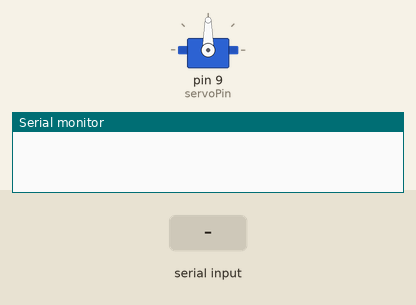
This sketch was run on a simulated Arduino Uno, built with avr-gcc and run on an emulated ATmega328P. Parts: servo, the last lines printed to the serial monitor. Inputs (shaded band) come from the test bench.

Above: at 6.2 s.
6.3 s: "1" received over the second serial link
At 7.7 s:
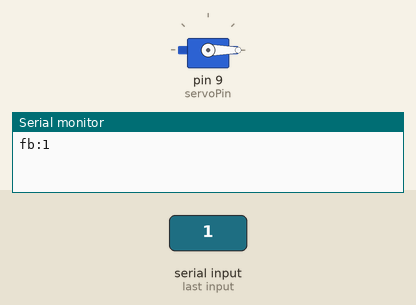
Timing chart, 0 to 11.8 s (numbered marks = the images above; inputs shaded):
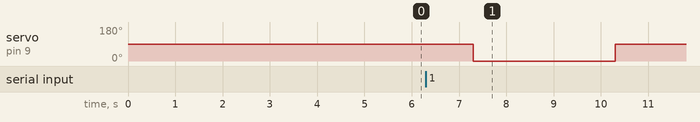

The sketch:

sketch_may03d.ino
```cpp
#include <SoftwareSerial.h>
#include <Servo.h>
SoftwareSerial mySerial(2,3); //RX,TX
int servoPin = 9;
  Servo Servo1;
void setup() {
  Serial.begin(9600);
  mySerial.begin(9600);
  delay(5000);
  Servo1.attach(servoPin);
}

void loop() {
  String incoming = "";
  boolean intReady = false;
  while(mySerial.available()){
    incoming = mySerial.readString();
    intReady = true;
  }
  if(intReady){
    Serial.println("fb:" + incoming);
    Servo1.write(0);
    delay(3000);
    Servo1.write(90);
    delay(1000);
  }
}
```

Measured:
- after the input at 6.3 s, servo on pin 9 (servoPin): 90° → 0° after 1.0 s, → 90° 3.0 s later
